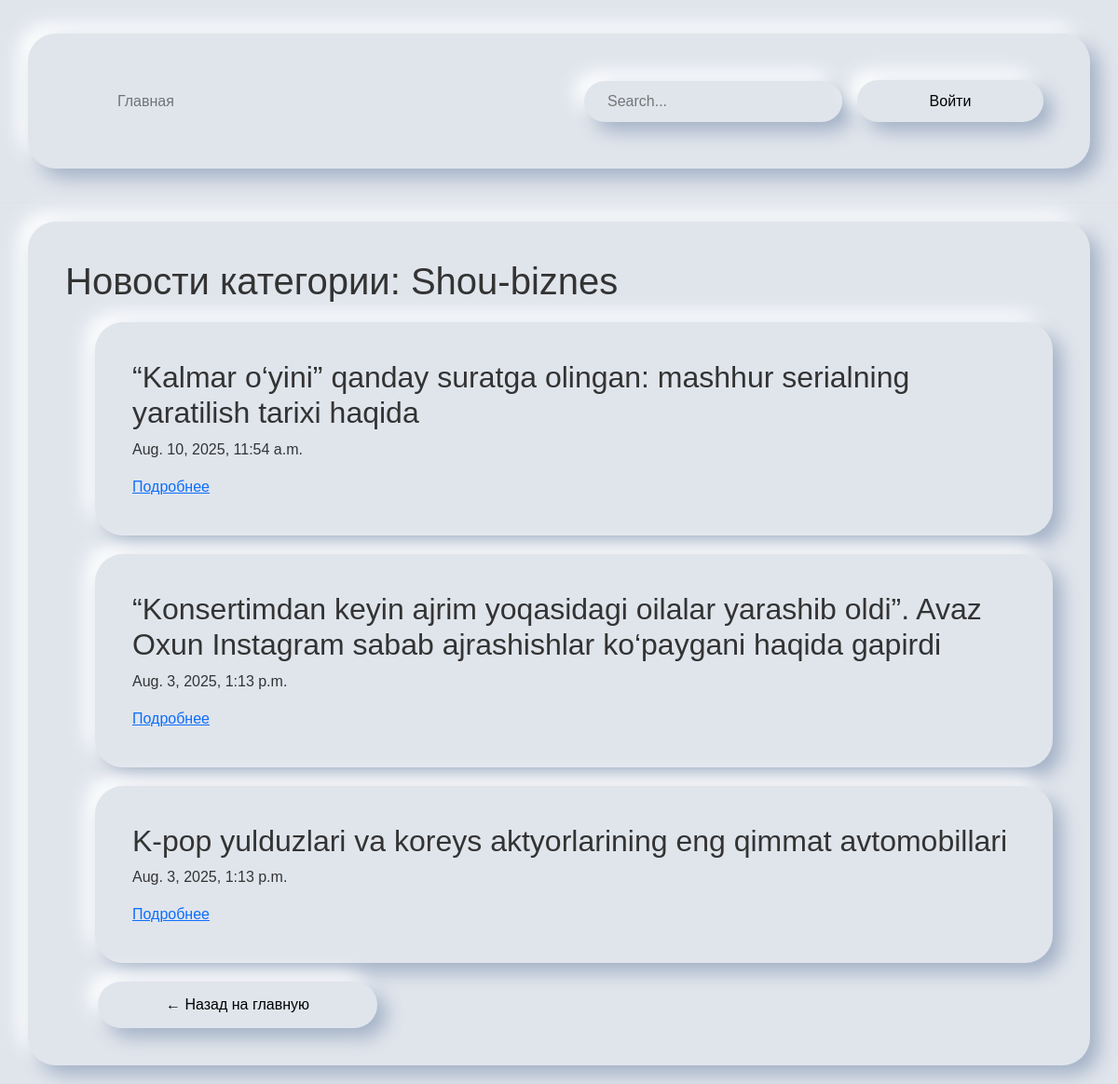
Page /category/1/ on the committed database.
### index/models.py (models this page shows, shortened)
class NewsCategory(models.Model):
    category_name = models.CharField(max_length=32)
    added_date = models.DateTimeField(auto_now_add=True)
    class Meta:
        verbose_name_plural = 'News Categories'

class News(models.Model):
    title = models.CharField(max_length=128)
    main_content = models.TextField()
    news_category = models.ForeignKey(NewsCategory, on_delete=models.CASCADE)
    added_date = models.DateTimeField(auto_now_add=True)
    class Meta:
        verbose_name_plural = 'News'

### index/views.py (the view)
# urls.py: path('category/<int:pk>/', views.news_by_category, name='news_by_category'),
def news_by_category(request, pk):
    category = get_object_or_404(NewsCategory, pk=pk)
    news_list = News.objects.filter(news_category=category).order_by('-added_date')
    return render(request, 'news/news_by_category.html', {
        'category': category,
        'news_list': news_list
    })

### index/templates/news/news_by_category.html (shortened to what this page needs)
{% load static %}
<!DOCTYPE html>
<html lang="ru">
<head>
    <link href="https://cdn.jsdelivr.net/npm/bootstrap@5.3.7/dist/css/bootstrap.min.css" rel="stylesheet">
    <link rel="stylesheet" href="{% static 'CSS/style.css' %}">
</head>
<body>
<header class="p-3 mb-3 border-bottom">
    <div class="container">
        <div class="d-flex flex-wrap align-items-center justify-content-center justify-content-lg-start">
            <a href="/" class="d-flex align-items-center mb-2 mb-lg-0 link-body-emphasis text-decoration-none">
            <svg class="bi me-2" width="40" height="32" role="img" aria-label="Bootstrap">
                <use xlink:href="#bootstrap"></use>
            </svg>
        </a>
            <ul class="nav col-12 col-lg-auto me-lg-auto mb-2 justify-content-center mb-md-0">
                <li><a href="/" class="nav-link px-2 link-secondary">Главная</a></li>
            </ul>
            <form class="col-12 col-lg-auto mb-3 mb-lg-0 me-lg-3" role="search">
                <input type="search" placeholder="Search..." aria-label="Search">
            </form>
            {% if user.is_authenticated %}
                <a href="/add/" class ="button button-header">Добавить новость</a>
                <a href="/logout" class ="button button-header" >Выйти</a>
            {% else %}
                <a href="accounts/login/" class="button button-header">Войти</a>
            {% endif %}
        </div>
    </div>
</header>
<div class="container">
<h1>Новости категории: {{ category.category_name }}</h1>
<ul>
    {% for news in news_list %}
        <div class="container">
            <h2>{{ news.title }}</h2>
            <p>{{ news.added_date }}</p>
            <a href="{% url 'news_detail' news.pk %}">Подробнее</a>
        </div>
    {% empty %}
        <li>Нет новостей в этой категории.</li>
    {% endfor %}
</ul>
<a class="button category-back" href="/">← Назад на главную</a>
</div>
</body>
</html>

### static/CSS/style.css (style rules this page uses)
body { font-family: Arial, sans-serif; margin: 0; padding: 0; background: #e0e5ec; color: #333; }
.container { margin: 20px auto; border-radius: 30px; background: #e0e5ec; padding: 40px; box-shadow: 10px 10px 20px #a3b1c6, -10px -10px 20px #fff; gap: 30px; }
button, .button { display: flex; justify-content: center; align-items: center; text-decoration: none; color: black; box-shadow: 10px 10px 20px #a3b1c6, -10px -10px 20px #fff; background-color: #fff; padding: 5px 25px 5px 25px; margin: 0px 10px; border: none; height: 37px; border-radius: 5px; transition: 0.3s; }
.button-header { width: 200px; height: 45px; background: #e0e5ec; border-radius: 30px; box-shadow: 10px 10px 20px #a3b1c6, -10px -10px 20px #fff; padding: 10px 25px; margin: 10px; border: none; transition: 0.3s; }
input, textarea, select { width: 100%; background: #e0e5ec; border-radius: 30px; box-shadow: 10px 10px 20px #a3b1c6, -10px -10px 20px #fff; padding: 10px 25px; margin: 10px; border: none; transition: 0.3s; }
.category-back { width: 300px; background: #e0e5ec; border-radius: 30px; box-shadow: 10px 10px 20px #a3b1c6, -10px -10px 20px #fff; padding: 25px 25px; margin-left: 35px; border: none; transition: 0.3s; }

### rows in the picture
NewsCategory: category_name "Shou-biznes"
News: title "“Kalmar o‘yini” qanday suratga olingan: mashhur serialning yaratilish tarixi haqida", added_date "Aug. 10, 2025, 11:54 a.m."
News: title "“Konsertimdan keyin ajrim yoqasidagi oilalar yarashib oldi”. Avaz Oxun Instagram sabab ajrashishlar ko‘paygani haqida gapirdi", added_date "Aug. 3, 2025, 1:13 p.m."
News: title "K-pop yulduzlari va koreys aktyorlarining eng qimmat avtomobillari", added_date "Aug. 3, 2025, 1:13 p.m."
